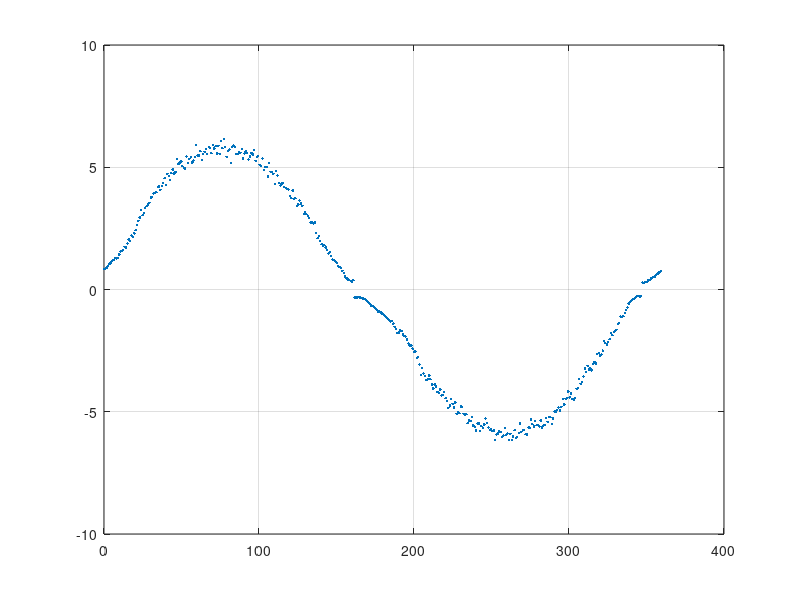

Reproduce this figure in MATLAB.
clear all;

load("out_MatRANS_case3.mat");
load("Exercise4.mat");

n = [1, 4, 7, 10];
c = 3; %case number from the data


figure;
plot(WBL(c).omegat_tau0, WBL(c).tau0, ".");
grid on;
